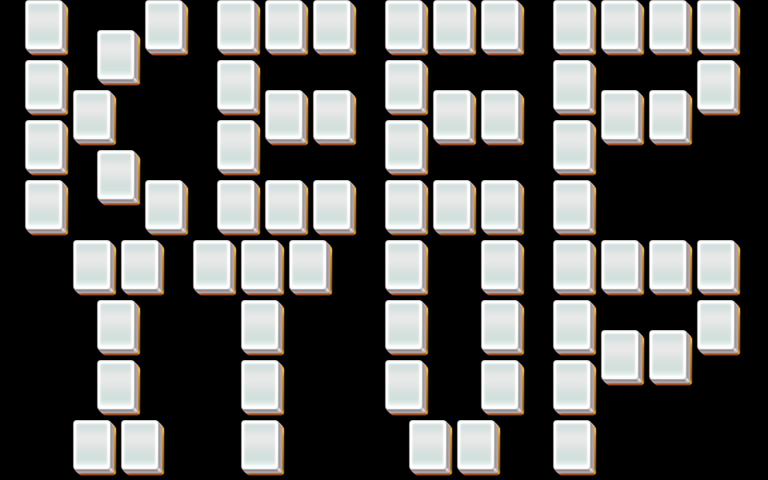

A level layout from a 2D game, rendered from its tile map. Below: a short description, then the map file with tile-grid data replaced by summaries:
An orthogonal 32x16 tile map with 24x30 px tiles, 3 tile layers (layer1, layer2, layer3).

<map version="1.0" orientation="orthogonal" width="32" height="16" tilewidth="24" tileheight="30">
 <properties>
  <property name="species" value="25" />
 </properties>
 <tileset firstgid="1" name="mahjong" tilewidth="48" tileheight="60">
  <image source="mahjong.png" />
 </tileset>
 <layer name="layer1" width="32" height="16">
  <data>[512 cells, 69 non-empty, 1 distinct tile ids]</data>
 </layer>
 <layer name="layer2" width="32" height="16">
  <data>[512 cells, 69 non-empty, 1 distinct tile ids]</data>
 </layer>
 <layer name="layer3" width="32" height="16">
  <data>[512 cells, 66 non-empty, 1 distinct tile ids]</data>
 </layer>
</map>
